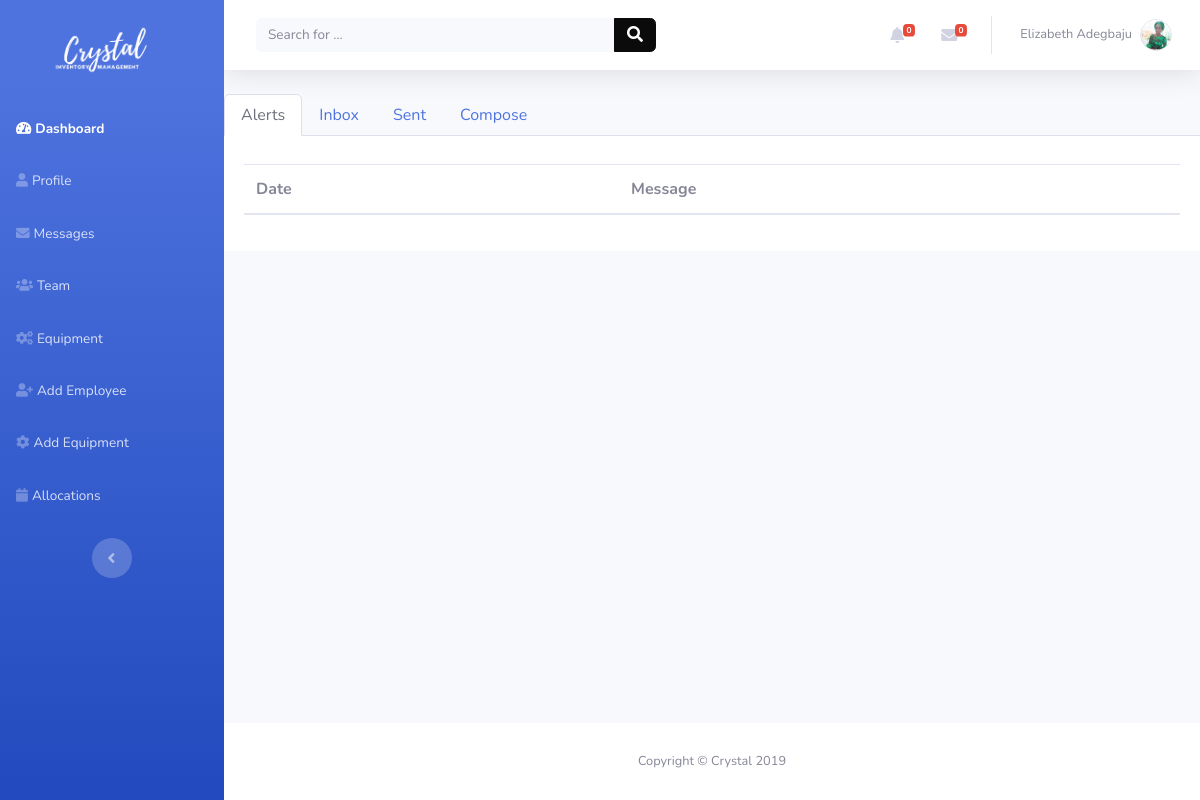
The app's page /messages/ (signed in) with its own data.
### dashboard/models.py (models this page shows, shortened)
class User(AbstractUser):
    username = None
    first_name = models.CharField(_('first name'), max_length=30, blank=True)
    last_name = models.CharField(_('last name'), max_length=150, blank=True)
    email = models.EmailField(_('email address'), unique=True)
    is_active = models.BooleanField(_("active"), default=False, help_text=_(
        'Designates whether this user should be treated as active. '
        'Unselect this instead of deleting accounts.'
    ), )
    USERNAME_FIELD = 'email'
    REQUIRED_FIELDS = []
    objects = UserManager()

class Employee(models.Model):
    user = models.OneToOneField(User, models.CASCADE)
    username = models.CharField(max_length=20)
    image = models.ImageField(upload_to=user_directory_path)
    location = models.ForeignKey(Location, on_delete=models.CASCADE, default=1)

### dashboard/views.py (the view)
# urls.py: path('messages/', views.messages, name='messages'),
@login_required
def messages(request):
    user = request.user
    employees = Employee.objects.filter(location__company=user.employee.location.company).order_by('user__first_name')
    alerts, unread_messages = unread_messages_notification(user)
    inbox = user.inbox_messages.filter(from_user_id__gte=2).order_by('-date_sent')
    sent = user.sent_messages.all()
    return render(request, 'messages.html',
                  {'inbox': inbox, 'sent': sent, 'unread_messages': unread_messages, 'alerts': alerts,
                   'employees': employees})

### dashboard/templatetags/profile_extras.py (called while the page is built)
@register.filter(name='has_group')
def has_group(user, group_name):
    return user.groups.filter(name=group_name).exists()

@register.filter
def count(value):
    return len(value)

### dashboard/views.py (called while the page is built)
def unread_messages_notification(user):
    unread_messages = user.inbox_messages.filter(from_user_id__gte=2, read=False).order_by('-date_sent')
    alerts = user.inbox_messages.filter(from_user_id=1, read=False).order_by('-date_sent')
    return alerts, unread_messages

### templates/messages.html (shortened to what this page needs)
{% extends 'base_nav.html' %}
{% load static %}
{% load profile_extras %}
{% block content %}
    <div>
        <ul class="nav nav-tabs">
            <li class="nav-item"><a class="nav-link active" role="tab" data-toggle="tab" href="#alerts">Alerts</a></li>
            <li class="nav-item"><a class="nav-link" role="tab" data-toggle="tab" href="#inbox">Inbox</a></li>
            <li class="nav-item"><a class="nav-link" role="tab" data-toggle="tab" href="#sent">Sent</a></li>
            <li class="nav-item"><a class="nav-link" role="tab" data-toggle="tab" href="#new">Compose</a></li>
        </ul>
        <div class="tab-content bg-white">
            <div class="tab-pane active" role="tabpanel" id="alerts">
                <div class="card-body">
                    <div class="table-responsive table mt-2" id="dataTable" role="grid"
                         aria-describedby="dataTable_info">
                        <table class="table dataTable my-0" id="dataTable">
                            <thead>
                            <tr>
                                <th>Date</th>
                                <th>Message</th>
                            </tr>
                            </thead>
                        </table>
                    </div>
                </div>
            </div>
        </div>
    </div>
{% endblock %}

### templates/base_nav.html (shortened to what this page needs)
{% extends 'base.html' %}
{% load static %}
{% load profile_extras %}
{% block sidenav %}
    <nav class="navbar navbar-dark align-items-start sidebar sidebar-dark accordion bg-gradient-primary p-0"
         id="page-top">
        <div class="container-fluid d-flex flex-column p-0">
            <a class="navbar-brand d-flex justify-content-center align-items-center sidebar-brand mt-3 mb-3"
               href="{% url 'home' %}">
                <img src="{% static "img/crystal-ims blue.png" %}" style="height: 5vw">
            </a>
            <ul class="nav navbar-nav text-light" id="accordionSidebar">
                {% if request.user|has_group:"Company Superusers" %}
                    <li class="nav-item" role="presentation"><a class="nav-link active" href="{% url 'dashboard' %}"><i
                            class="fas fa-tachometer-alt"></i><span>Dashboard</span></a></li>
                {% endif %}
                <li class="nav-item" role="presentation"><a class="nav-link" href="{% url 'profile' %}"><i
                        class="fas fa-user"></i><span>Profile</span></a></li>
                <li class="nav-item" role="presentation"><a class="nav-link" href="{% url 'messages' %}"><i
                        class="fas fa-envelope"></i><span>Messages</span></a></li>
                <li class="nav-item" role="presentation"><a class="nav-link" href="{% url 'team' %}"><i
                        class="fas fa-users"></i><span>Team</span></a></li>
                <li class="nav-item" role="presentation"><a class="nav-link" href="{% url 'equipments' %}"><i
                        class="fas fa-cogs"></i><span>Equipment</span></a></li>
                {% if request.user|has_group:"Company Admins" or request.user|has_group:"Company Superusers" %}
                    <li class="nav-item" role="presentation"><a class="nav-link" href="{% url 'add_employee' %}"><i
                            class="fas fa-user-plus"></i><span>Add Employee</span></a></li>
                    <li class="nav-item" role="presentation"><a class="nav-link" href="{% url 'add_equipment' %}"><i
                            class="fas fa-cog"></i><span>Add Equipment</span></a></li>
                    <li class="nav-item" role="presentation"><a class="nav-link" href="{% url 'allocations' %}"><i
                            class="fas fa-calendar"></i><span>Allocations</span></a></li>
                {% endif %}
            </ul>
            <div class="text-center d-none d-md-inline">
                <button class="btn rounded-circle border-0" id="sidebarToggle"
                        type="button"></button>
            </div>
        </div>
    </nav>
{% endblock %}
{% block topnav %}
    <nav class="navbar navbar-light navbar-expand bg-white shadow mb-4 topbar static-top">
        <div class="container-fluid">
            <form class="form-inline d-none d-sm-inline-block mr-auto ml-md-3 my-2 my-md-0 mw-100 navbar-search">
                <div class="input-group"><input class="bg-light form-control border-0 small" type="text"
                                                placeholder="Search for ...">
                    <div class="input-group-append">
                        <button class="btn btn-primary py-0" type="button"><i
                                class="fas fa-search"></i></button>
                    </div>
                </div>
            </form>
            <ul class="nav navbar-nav flex-nowrap ml-auto">
                <li class="nav-item dropdown no-arrow mx-1" role="presentation">
                    <div class="nav-item dropdown no-arrow"><a class="dropdown-toggle nav-link"
                                                               data-toggle="dropdown"
                                                               aria-expanded="false" href="#"><span
                            class="badge badge-danger badge-counter">{{ alerts|count }}</span><i
                            class="fas fa-bell fa-fw"></i></a>
                    </div>
                </li>
                <li class="nav-item dropdown no-arrow mx-1" role="presentation">
                    <div class="nav-item dropdown no-arrow"><a class="dropdown-toggle nav-link"
                                                               data-toggle="dropdown"
                                                               aria-expanded="false" href="#"><i
                            class="fas fa-envelope fa-fw"></i><span
                            class="badge badge-danger badge-counter">{{ unread_messages|count }}</span></a>
                    </div>
                </li>
                <li class="nav-item dropdown no-arrow" role="presentation">
                    <div class="nav-item dropdown no-arrow"><a class="dropdown-toggle nav-link"
                                                               data-toggle="dropdown"
                                                               aria-expanded="false" href="#"><span
                            class="d-none d-lg-inline mr-2 text-gray-600 small">{{ request.user.first_name }}
                        {{ request.user.last_name }}</span><img class="border rounded-circle img-profile"
                                                                src="
                                                                        {{ MEDIA_URL }}{{ request.user.employee.image|urlencode }}"></a>
                    </div>
                </li>
            </ul>
        </div>
    </nav>
{% endblock %}

### records on screen
User: user.first_name "Elizabeth", user.last_name "Adegbaju", user.employee.image|urlencode (picture)

### other values on screen
{{ alerts|count }} "0"
{{ unread_messages|count }} "0"
